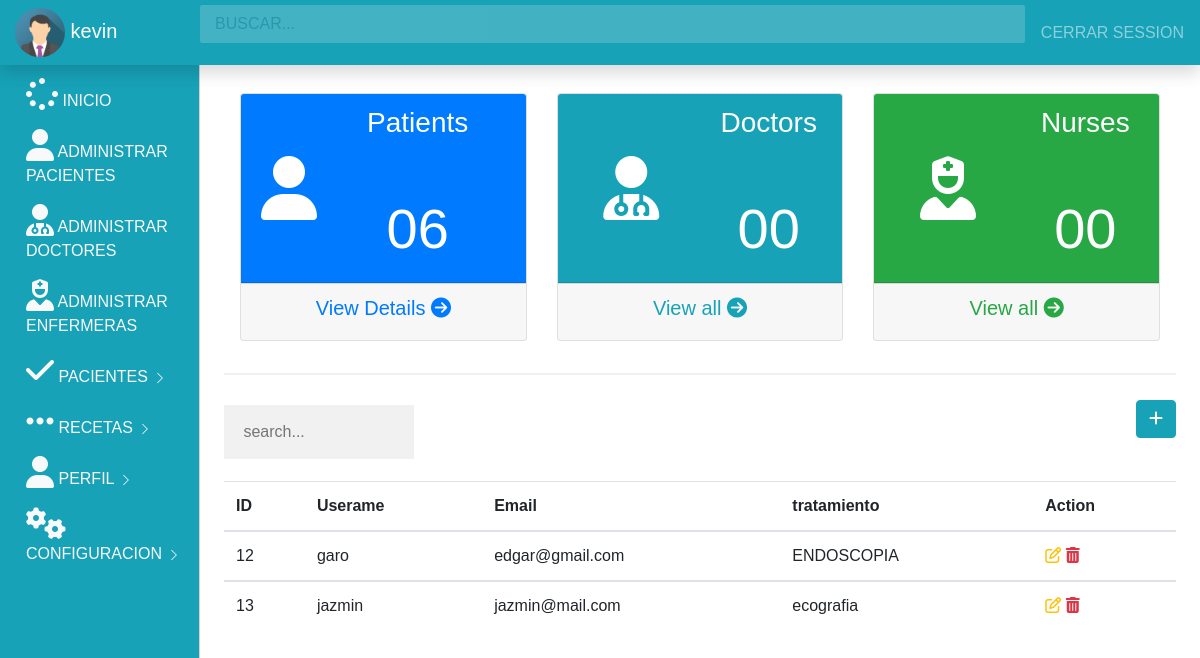
Page /patients (signed in) on the committed database.
### index.py (models this page shows, shortened)
class User(UserMixin,db.Model):
    id = db.Column(db.Integer,primary_key =True)
    username = db.Column(db.String(100))
    email = db.Column(db.String(100),unique =True)
    password = db.Column(db.String(100))
    doctor = db.Column(db.Boolean)
    admin = db.Column(db.Boolean)
    work = db.Column(db.String(100))
    country = db.Column(db.String(100))
    image = db.Column(db.String(100))
    tratamiento = db.Column(db.String(100))
    @property
    def unhashed_password(self):
         raise AttributeError('cannot view unhased password')
    appointment_by  = db.relationship('Appointments',
    foreign_keys ='Appointments.asked_by_id',
    backref = 'asker',
    lazy=True
    )
    Receive_by  = db.relationship('Notiication',
    foreign_keys ='Notiication.receive_by_id',
    backref = 'reciever',
    lazy=True
    )
    Sender_by  = db.relationship('Notiication',
    foreign_keys ='Notiication.doctor_id',
    backref = 'sender',
    lazy=True
    )
    answers_requested  = db.relationship('Appointments',
    foreign_keys ='Appointments.doctor_id',
    backref = 'expert',
    lazy=True
    )

### index.py (the view)
@app.route('/patients')
@login_required
def patients():
     rows = db.session.query(User.doctor==0,User.admin==0).count()
     user_patients = User.query.filter_by(admin=False,doctor=False).all()
     owner = User.query.filter_by(email=current_user.email,password=current_user.password,admin=True).first()
     if not owner:
          flash("The logins provided is not an admin!")
          return redirect(url_for('home'))
     else:
          return render_template('patient.html' ,patients = user_patients,rows=rows)

### index.py (called while the page is built)
@login_manager.user_loader
def load_user(user_id):
     return User.query.get(int(user_id))

### templates/patient.html (shortened to what this page needs)
{% include 'admin_dash.html' %}
{% block body %}
<main role="main" class="col-md-9 ml-sm-auto col-lg-10 px-4">
    <hr>
                <button class="btn btn-info float-right" data-toggle="modal" data-target="#modalPatient"><i class="fa fa-plus"></i></button>
                 <table class=" table table-hover">
                    <input type="text" id="mySearch" placeholder=" search..." style="width: 20%;">
                <thead>
                    <tr>
                    <th>ID</th>
                    <th>Userame</th>
                    <th>Email</th>
                    <th>tratamiento</th>
                    <th>Action</th>
                </tr>
            </thead>
                {% for row in patients %}
                <tbody id="myTable" >
                    <tr>
                    <td> {{row.id}}</td>
                    <td> {{row.username}}</td>
                    <td> {{row.email}}</td>
                    <td> {{row.tratamiento}}</td>
                    <td>
                        <a  class="text-warning" data-toggle="modal" href="/update/{{row.id}}" data-target="#modaledit{{row.id}}">
                            <i class ="	fa fa-edit fa-3"></i>
                        </a>
                        <a href="/delete_user/{{row.id}}" class="text-danger">
                            <i class ="	fa fa-trash fa-3"></i>
                        </a>
                    </td>
                </tr>
                </tbody>
                {% endfor %}
                 </table>
</main>
{% endblock %}

### templates/admin_dash.html (shortened to what this page needs)
<!doctype html>
<html lang="en">
  <head>
    <link rel="stylesheet" href="https://stackpath.bootstrapcdn.com/bootstrap/4.5.2/css/bootstrap.min.css">
    <link rel="stylesheet" href="./static/css/dashboard.css">
    <link rel="stylesheet" href="https://cdn.datatables.net/1.10.22/css/jquery.dataTables.min.css">
  </head>
  <body> {%block body%}
    <nav class="navbar navbar-dark bg-info fixed-top flex-md-nowrap p-0 shadow">
        <a class="navbar-brand col-sm-3 col-md-2 mr-0" href="#">
          <img src="{{url_for('static', filename ='img_avatar.png')}}" alt="Avatar" style="width:50px;border-radius: 50%;">
          {{current_user.username}}
          </a>
        <input type="text" class="form-control form-control-primary w-100" placeholder="BUSCAR...">
        <ul class=" navbar-nav px-3">
            <li class="nav-item text-nowrap">
                <a class="nav-link" onclick="return confirm('Confirm logout') " href="{{url_for('home')}}">CERRAR SESSION</a>
            </li>
        </ul>
      </nav>
      <div class="container-fluid">
        <div class="row">
            <div class  = "col-md-2 bg-info d-none d-md-block sidebar" style="color:white;">
                <div class="left-sidebar">
                    <ul class="nav flex-column sidebar-nav">
                        <li class="nav-item">
                        <a class="nav-link text-light" href="{{url_for('get_signin_admin')}}">
                          <i class ="fa fa-spinner fa-2x"></i> INICIO
                        </a>
                        </li>
                        <li class="nav-item">
                          <a class="nav-link text-light" href="{{url_for('patients')}}">
                            <i class ="fa fa-user fa-2x"></i> ADMINISTRAR PACIENTES
                      </a>
                    </li>
                    <li class="nav-item">
                      <a class="nav-link text-light" href="{{url_for('doctors')}}">
                        <i class ="fa fa-user-md fa-2x"></i> ADMINISTRAR DOCTORES
                  </a>
                </li>
                <li class="nav-item">
                  <a class="nav-link text-light" href="{{url_for('get_signin_admin')}}">
                    <i class ="fa fa-user-nurse fa-2x"></i> ADMINISTRAR ENFERMERAS
              </a>
            </li>
                        <li class="nav-item">
                          <a class="nav-link text-light" href="{{url_for('get_all_appointments')}}">
                         <i class="fa fa-check fa-2x"></i> PACIENTES
                                     <svg class="bi bi-chevron-right" width="16" height="16" viewBox="0 0 20 20" fill="currentColor" xmlns="http://www.w3.org/2000/svg"><path fill-rule="evenodd" d="M6.646 3.646a.5.5 0 01.708 0l6 6a.5.5 0 010 .708l-6 6a.5.5 0 01-.708-.708L12.293 10 6.646 4.354a.5.5 0 010-.708z"/></svg>
                        </a>
                        </li>
                        <li class="nav-item">
                          <a class="nav-link text-light" href="">
                         <i class="fa fa-ellipsis-h fa-2x"></i> RECETAS
                                     <svg class="bi bi-chevron-right" width="16" height="16" viewBox="0 0 20 20" fill="currentColor" xmlns="http://www.w3.org/2000/svg"><path fill-rule="evenodd" d="M6.646 3.646a.5.5 0 01.708 0l6 6a.5.5 0 010 .708l-6 6a.5.5 0 01-.708-.708L12.293 10 6.646 4.354a.5.5 0 010-.708z"/></svg>
                        </a>
                        </li>
                        <li class="nav-item">
                          <a class="nav-link text-light" href="{{url_for('profile_doctor')}}">
                          <i class="fa fa-user  fa-2x "></i> PERFIL
                            <svg class="bi bi-chevron-right" width="16" height="16" viewBox="0 0 20 20" fill="currentColor" xmlns="http://www.w3.org/2000/svg"><path fill-rule="evenodd" d="M6.646 3.646a.5.5 0 01.708 0l6 6a.5.5 0 010 .708l-6 6a.5.5 0 01-.708-.708L12.293 10 6.646 4.354a.5.5 0 010-.708z"/></svg>
                        </a>
                        </li>
                        <li class="nav-item">
                          <a class="nav-link text-light" href="">
                         <i class="fa fa-cogs fa-2x"></i> CONFIGURACION
                                     <svg class="bi bi-chevron-right" width="16" height="16" viewBox="0 0 20 20" fill="currentColor" xmlns="http://www.w3.org/2000/svg"><path fill-rule="evenodd" d="M6.646 3.646a.5.5 0 01.708 0l6 6a.5.5 0 010 .708l-6 6a.5.5 0 01-.708-.708L12.293 10 6.646 4.354a.5.5 0 010-.708z"/></svg>
                        </a>
                        </li>
                      </ul>
                </div>
            </div>
            <main role="main" class="col-md-9 ml-sm-auto col-lg-10 px-4">
                <h3>Dashboard</h3>
                <div class="container">
                 <div class="row ">
                   <div class="col-md-4">
                     <div class="card text-center">
                       <div class = "card-header bg-primary text-white">
                        <div class="row align-items-center">
                          <div class="col-sm-3">
                            <i class="fa fa-user fa-4x"></i>
                          </div>
                          <div class="col">
                            <h3 >Patients</h3>
                          <br><br>
                            <h6 class ="display-4">0{{rows}}</h6>
                          </div>
                        </div>
                       </div>
                       <div class = "card-footer">
                        <h5>
                          <a  class ="text-primary" href="{{url_for('change_profile')}}" class="text-primary">View Details <i class="fa fa-arrow-circle-right"></i></i></a>
                        </h5>
                       </div>
                     </div>
                   </div>
                   <div class="col-md-4">
                    <div class="card text-center">
                      <div class = "card-header bg-info text-white">
                       <div class="row align-items-center">
                         <div class="col">
                           <i class="fa fa-user-md fa-4x"></i>
                         </div>
                         <div class="col">
                           <h3 >Doctors</h3>
                           <br><br>
                           <h6 class = "display-4" >00</h6>
                         </div>
                       </div>
                      </div>
                      <div class = "card-footer">
                       <h5>
                         <a href="#" class="text-info">View all <i class="fa fa-arrow-circle-right"></i></i></a>
                       </h5>
                      </div>
                    </div>
                  </div>
                  <div class="col-md-4">
                    <div class="card text-center">
                      <div class = "card-header bg-success text-white">
                       <div class="row align-items-center">
                         <div class="col">
                           <i class="fa fa-user-nurse fa-4x"></i>
                         </div>
                         <div class="col">
                           <h3 >Nurses</h3>
                           <br><br>
                           <h6 class = "display-4">00</span></h6>
                         </div>
                       </div>
                      </div>
                      <div class = "card-footer">
                       <h5>
                         <a href="#" class="text-success">View all <i class="fa fa-arrow-circle-right"></i></i></a>
                       </h5>
                      </div>
                    </div>
                  </div>
                 </div>
                    </div>
            </main>
        </div>
      </div>
    {% endblock %}
  </body>
</html>

### static/css/dashboard.css (style rules this page uses)
.form-control-primary { margin: 10px; opacity: 0.2; border-radius: 2px; }
.sidebar { position: fixed; top:0; left:0; bottom:0; z-index:100; padding: 70px 0 0 10px; border-right: 1px solid #d3d3d3; }
.sidebar-nav li .nav-link { color: #333; font-weight: 500; }
body { font-family: Arial, Helvetica, sans-serif; }
* { box-sizing: border-box; }
.container { padding: 16px; background-color: white; }
input[type=text], input[type=password] { width: 100%; padding: 15px; margin: 5px 0 22px 0; display: inline-block; border: none; background: #f1f1f1; }
hr { border: 1px solid #f1f1f1; margin-bottom: 25px; }
a { color: dodgerblue; }

### rows in the picture
User: username "kevin"
User: id "12", username "garo", email "edgar@gmail.com", tratamiento "ENDOSCOPIA"
User: id "13", username "jazmin", email "jazmin@mail.com", tratamiento "ecografia"

### other values in the picture
{{ rows }} "6"
